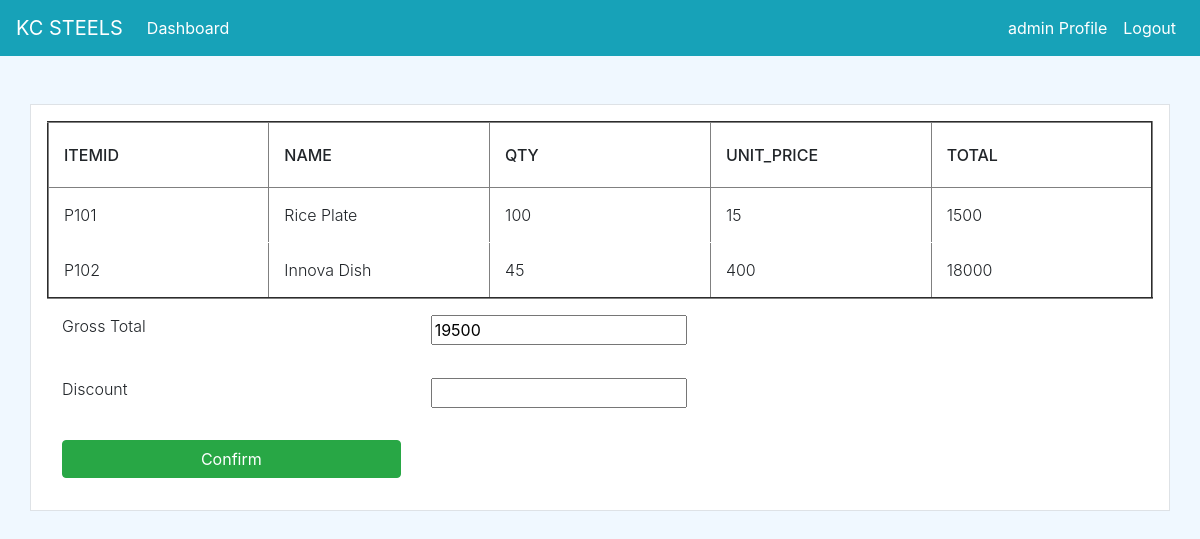
The page /purchase/add/PO101/confirm (signed in) on the database as committed earlier.
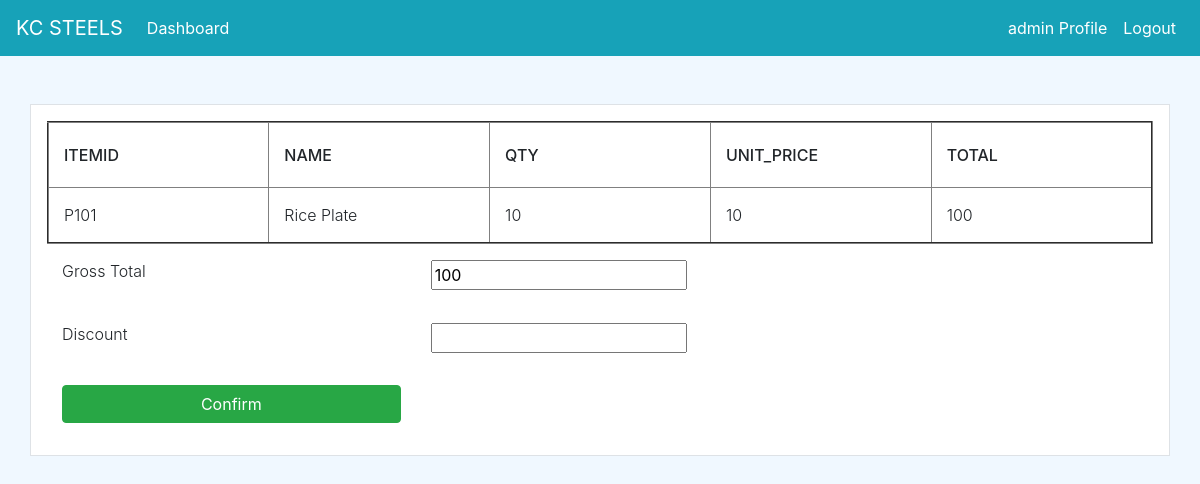
The same page on the database as committed later.
### dashboard/models.py (models this page shows, shortened)
class PurchasedItems(models.Model):
    po_number = models.ForeignKey(PurchaseOrder, on_delete=models.CASCADE,null=True)
    vendor_id = models.ForeignKey(Vendor, on_delete=models.CASCADE,null=True)
    item_id = models.CharField(max_length = 20,null=True)
    item_name = models.ForeignKey(Item, on_delete=models.CASCADE,null=True)
    quantity = models.PositiveIntegerField(null=True, default=0)
    unit_price = models.PositiveIntegerField(null=True, default=0)
    total_amt = models.PositiveIntegerField(null=True)
    @property
    def item_id(self):
        return self.item_name.item_id

class Item(models.Model):
        item_no = models.IntegerField(null=True)
        item_id = models.CharField(max_length=10,null=True)
        name = models.CharField(max_length=100, null=True, blank=False,unique=True)
        unit_price = models.PositiveBigIntegerField(null=True,blank=True)
        qty_available = models.PositiveIntegerField(null=True, default=0)
        qty_sold = models.PositiveIntegerField(null=True, default=0)
        qty_purchased = models.PositiveIntegerField(null=True, default=0)
        status = models.BooleanField(default=False)
        def __str__(self):
            return  self.name

### dashboard/views.py (the view, shortened to what this page needs)
# urls.py: path('purchase/add/<po_number>/confirm',views.purchase_add_confirm,name='purchase_add_confirm'),
@login_required
def purchase_add_confirm(request ,po_number):
    purchase_orders = PurchaseOrder.objects.all()
    current_po_number = purchase_orders.values('po_number').filter(po_number=po_number)[0]['po_number']
    current_po_number_view = purchase_orders.values('id').filter(po_number=po_number)[0]['id']
    purchase_order_individals = PurchasedItems.objects.filter(po_number_id=current_po_number_view)
    total_amt = 0
    _id = PurchaseOrder.objects.get(po_number=po_number).id
    for each in PurchasedItems.objects.filter(po_number__id=_id):
        total_amt += each.total_amt
    context = {
        'total_amt' : total_amt,
        'purchase_order_individals':purchase_order_individals,
        'current_po_number' : current_po_number
    }
    return render(request, 'purchase/purchase_confirm.html',context)

### templates/purchase/purchase_confirm.html (shortened to what this page needs)
{% extends 'partial/base.html' %}
{% load crispy_forms_tags %}
{% block content %}
<div class="container bg-white">
    <div class="row mt-5">
            <div class="border bg-white p-3">
                <table cellpadding="0" cellspacing="0" border="2">
                    <thead>
                      <tr>
                        <th scope="col">ItemID</th>
                        <th scope="col">Name</th>
                        <th scope="col">Qty</th>
                        <th scope="col">Unit_Price</th>
                        <th scope="col">Total</th>
                      </tr>
                    </thead>
                    <tbody>
                      {% for purchase_order_individal in purchase_order_individals %}
                      <tr>
                        <td>{{ purchase_order_individal.item_id }}</td>
                        <td>{{ purchase_order_individal.item_name }}</td>
                        <td>{{ purchase_order_individal.quantity }}</td>
                        <td>{{ purchase_order_individal.unit_price }}</td>
                        <td>{{ purchase_order_individal.total_amt }}</td>
                      </tr>
                      {% endfor %}
                    </tbody>
                </table>
                <table>
                    <form method="POST">
                        <tr>
                            <td><label>Gross Total</label></td>
                            <td><input type="text" name="g_amount" value="{{total_amt}}" /><td />
                        </tr>
                        <tr>
                            <td><label>Discount</label></td>
                            <td><input type="text" name="discount" /></td>
                        </tr>
                        <tr>
                            <td><input class="btn btn-success btn-block" data-backdrop="static" type="submit" value="Confirm"></td>
                        </tr>
                    </form>
                </table>
           </div>
    </div>
</div>
{% endblock %}

Rows that differ between the two databases and show on the page:
removed PurchasedItems: item_id "P101", item_name "Rice Plate", quantity "100", unit_price "15", total_amt "1500"
removed PurchasedItems: item_id "P102", item_name "Innova Dish", quantity "45", unit_price "400", total_amt "18000"
added PurchasedItems: item_id "P101", item_name "Rice Plate", quantity "10", unit_price "10", total_amt "100"
Other text that changed with them:
form field g_amount: "19500" → "100"
